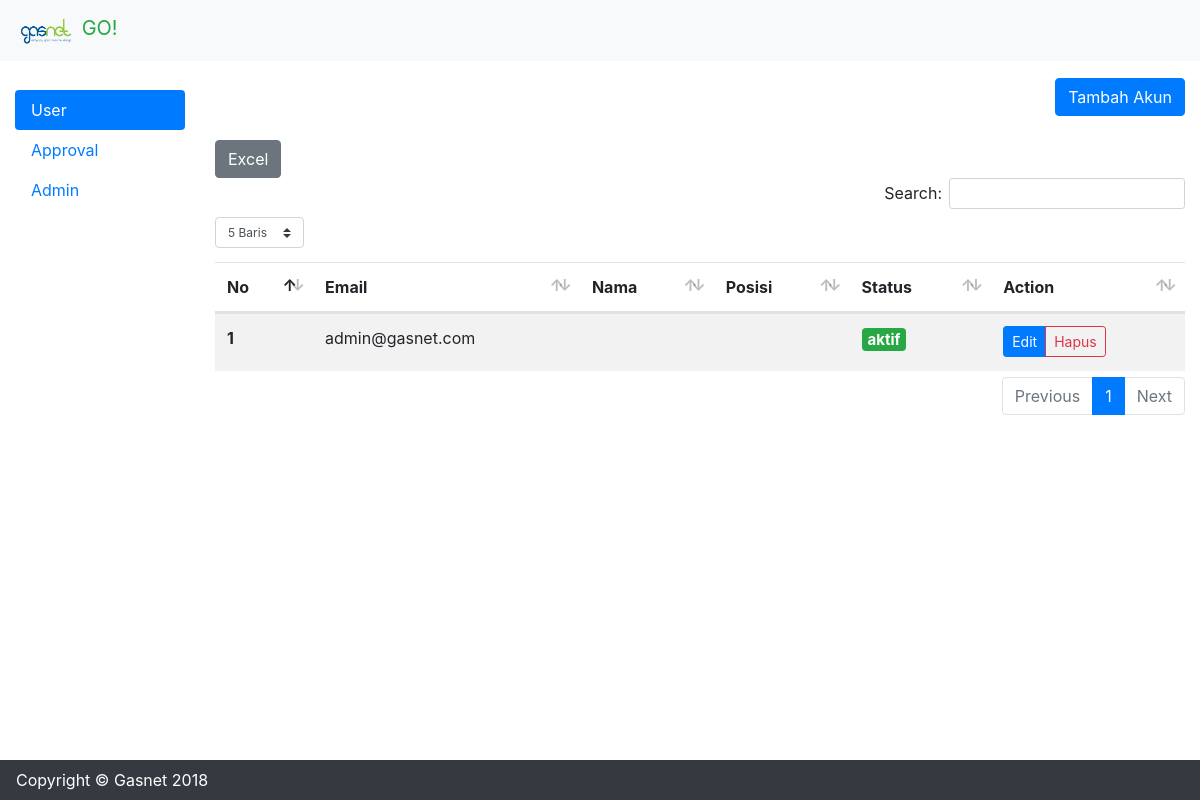
The page /index.php/admin/akun on the database as committed earlier.
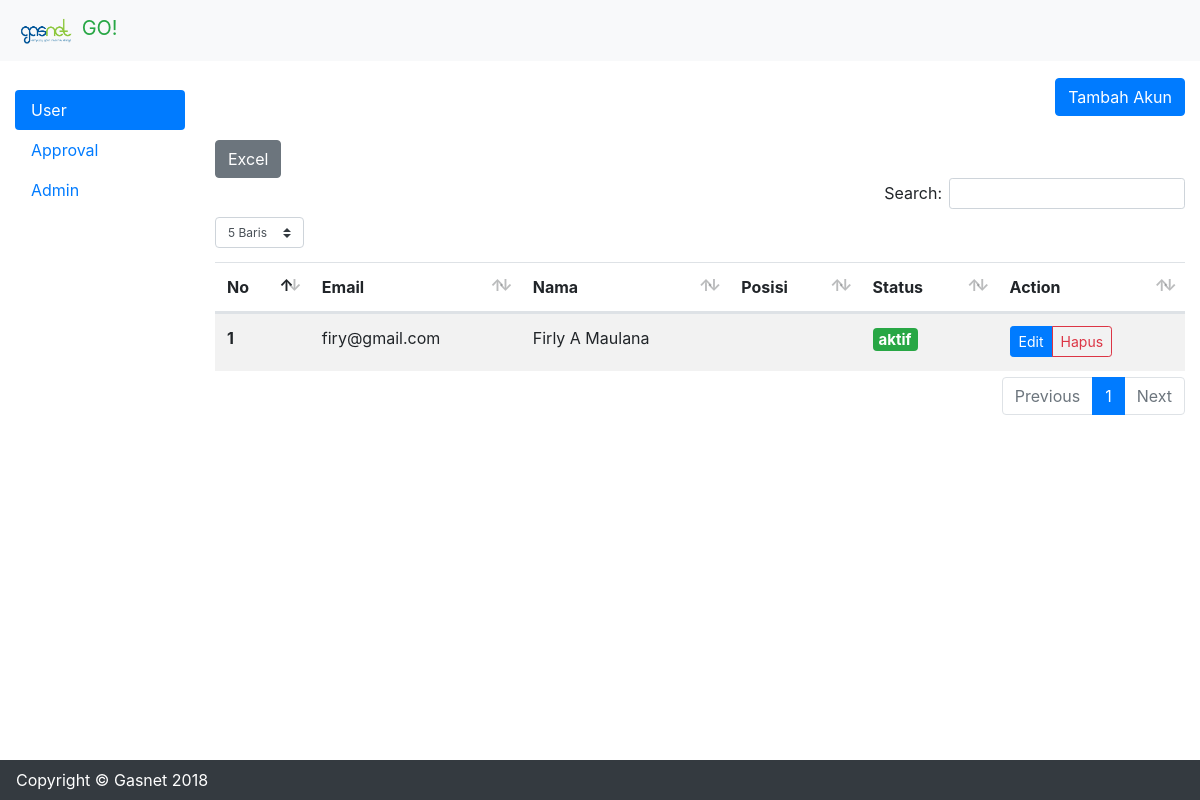
The same page on the database as committed later.
### tables this page shows
CREATE TABLE `users` (
  `email` varchar(255) NOT NULL,
  `password` varchar(255) NOT NULL,
  `nama` varchar(50) NOT NULL,
  `level` int(11) NOT NULL DEFAULT '1',
  `status` varchar(100) NOT NULL
);

### application/views/layout/wrapper.php (called while the page is built, shortened)
<?php
require_once('head.php');
require_once($nav);
require_once('content.php');
require_once('footer.php');

### application/controllers/Admin.php (called while the page is built, shortened)
<?php
class Admin extends CI_Controller {
	function __construct(){
		$this->load->model('home_model');
		$this->load->model('admin_model');
	}
	public function akun()
	{
		$data = array(
            'title'=> 'GasnetGo! - Pengaturan akun',
            'nav' => 'nav.php',
            'isi' => 'pages/data_akun',
            'admin' => $this->admin_model->get_akun_role('admin'),
            'supervisor' => $this->admin_model->get_akun_role('spv'),
            'user' => $this->admin_model->get_akun_role('user'),
            'nav_active' => 'akun'
        );
        $this->load->view('layout/wrapper',$data);
	}
}

### index.php (called while the page is built, shortened)
<?php
require_once BASEPATH.'core/CodeIgniter.php';

### application/views/layout/content.php (called while the page is built, shortened)
<?php
if($isi) {
	$this->load->view($isi);
}

### application/models/Admin_model.php (called while the page is built, shortened)
<?php
class Admin_model extends CI_Model{
	public function get_akun_role($role=null)
	{
		if ($role == null) {
			return $this->db->get('users')->result();
		} else {
			if ($role == 'admin') {
				return $this->db->get_where('users', array('level'=>3))->result();
			} elseif($role == 'spv') {
				return $this->db->get_where('users', array('level'=>2))->result();
			} else {
				return $this->db->get_where('users', array('level'=>1))->result();
			}
		}
	}
}

### application/views/pages/data_akun.php (the view, shortened to what this page needs)
<div class="container-fluid app">
	<div class="row my-3">
        <div class="col-12 col-lg-12 col-md-4">
        	<button class="btn btn-primary float-right my-2" data-toggle="modal" data-target="#exampleModalCenter">Tambah Akun</button>
        </div>
    </div>
    <div class="row">
	  <div class="col-2 fixed-top" style="margin-top: 90px">
	    <div class="nav flex-column nav-pills" id="v-pills-tab" role="tablist" aria-orientation="vertical">
	      <a class="nav-link active" id="v-pills-home-tab" data-toggle="pill" href="#v-pills-home" role="tab" aria-controls="v-pills-home" aria-selected="true">User</a>
	      <a class="nav-link" id="v-pills-profile-tab" data-toggle="pill" href="#v-pills-profile" role="tab" aria-controls="v-pills-profile" aria-selected="false">Approval</a>
	      <a class="nav-link" id="v-pills-messages-tab" data-toggle="pill" href="#v-pills-messages" role="tab" aria-controls="v-pills-messages" aria-selected="false">Admin</a>
	    </div>
	  </div>
	  <div class="col-10 offset-2">
	    <div class="tab-content" id="v-pills-tabContent">
	      <div class="tab-pane fade show active" id="v-pills-home" role="tabpanel" aria-labelledby="v-pills-home-tab">
	      	<div class="table-responsive">
        		<table class="table table-striped w-100" id="user_table">
				  <thead class="w-100">
				    <tr>
				      <th scope="col">No</th>
				      <th scope="col">Email</th>
				      <th scope="col">Nama</th>
				      <th scope="col">Posisi</th>
				      <th scope="col">Status</th>
				      <th scope="col">Action</th>
				    </tr>
				  </thead>
				  <tbody class="w-100">
				  	<?php $i = 1; ?>
				  	<?php foreach ($user as $u): ?>
				  		<tr>
					      <th scope="row"><?php echo $i ?></th>
					      <td><?php echo $u->email ?></td>
					      <td><?php echo $u->nama ?></td>
					      <td><?php echo $u->posisi ?></td>
					      <td>
					      	<?php if ($u->status == 'aktif'): ?>
					      		<h5><span class="badge badge-success"><?php echo $u->status ?></span></h5>
					      	<?php else: ?>
					      		<span class="badge badge-danger"><?php echo $u->status ?></span>
					      	<?php endif ?>
					      </td>
					      <td>
					      	<div class="btn-group">
					      		<button class="btn btn-sm btn-primary" onclick="edit_akun('<?php echo $u->email ?>')">Edit</button>
					      		<button class="btn btn-sm btn-outline-danger" onclick='hapus_akun("<?php echo $u->email ?>")'>Hapus</button>
					      	</div>
					      </td>
					    </tr>
					    <?php $i++; ?>
				  	<?php endforeach ?>
				  </tbody>
				</table>
        	</div>
	      </div>
	    </div>
	  </div>
	</div>
    <div class="row">
    	<div class="col-12">
        </div>
    </div>
</div>

### application/views/layout/head.php (shortened to what this page needs)
<!DOCTYPE html>
<html lang="en">
<head>
    <link rel="stylesheet" href="https://maxcdn.bootstrapcdn.com/font-awesome/4.6.0/css/font-awesome.min.css">
	<link rel="stylesheet" type="text/css" href="<?php echo base_url()?>assets/css/bootstrap.min.css">
    <link rel="stylesheet" href="<?php echo base_url()?>assets/css/dataTables.bootstrap.min.css">
    <link rel="stylesheet" href="<?php echo base_url()?>assets/css/dataTables.min.css">
    <link rel="stylesheet" href="<?php echo base_url()?>assets/css/animate.css">
    <link rel="stylesheet" href="<?php echo base_url()?>assets/css/clockpicker.css">
    <link rel="stylesheet" href="<?php echo base_url()?>assets/css/bootstrap-datepicker.css">
</head>
<body>

### application/views/layout/nav.php (shortened to what this page needs)
<nav class="navbar navbar-expand-lg navbar-light fixed-top" style="background-color: #f8f9fa;">
  	<a href="<?php echo base_url() ?>" class="navbar-brand">
    	<img src="<?php echo base_url() ?>assets/img/gasnet.png" width="60" height="35" class="d-inline-block align-top" alt="logo">
    	<span class="text-success">GO!</span>
  	</a>
</nav>

### application/views/layout/footer.php
<nav class="navbar fixed-bottom navbar-expand-sm navbar-dark text-center bg-dark">
    <center><span class="text-white text-center">Copyright &copy; <a href="https://gasnet.id" class="text-white" target="blank">Gasnet</a> <?php echo date('Y')?></span></center>
</nav>
</body>
</html>

### application/views/layout/head.php (style rules this page uses)
.app { margin-top: 70px; margin-bottom: 80px; }

Rows that differ between the two databases and show on the page:
no longer on this page (row edited): users: email "admin@gasnet.com", status "aktif"
added users: email "firy@gmail.com", nama "Firly A Maulana", status "aktif"
